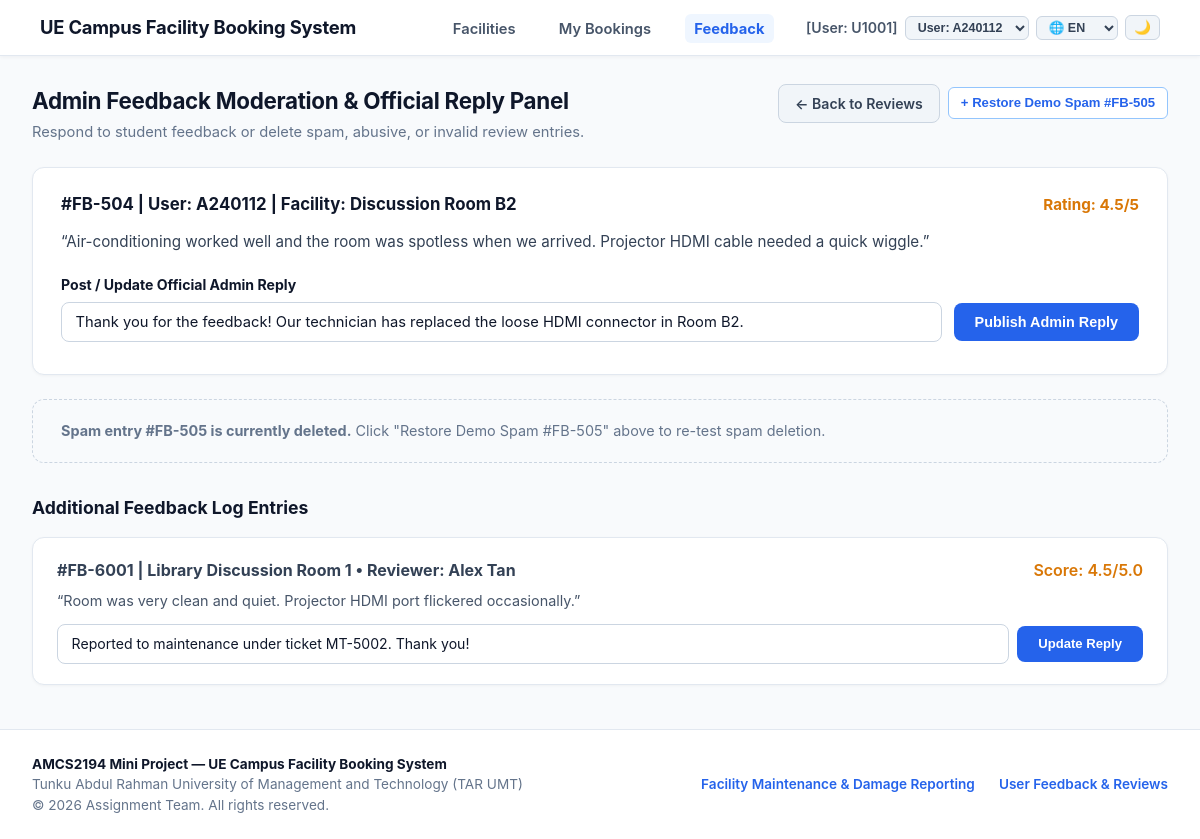
Screenshot of /modules/feedback/edit.php with the database file from the repository.
### tables this page shows
CREATE TABLE `user` (
  `UserID` varchar(10) NOT NULL,
  `FullName` varchar(100) NOT NULL,
  `CampusEmail` varchar(100) NOT NULL,
  `PhoneNo` varchar(15) NOT NULL,
  `UserRole` enum('Student','Staff','Admin','Technician') NOT NULL,
  `AccountStatus` enum('Active','Suspended','Inactive') DEFAULT 'Active',
  `BookingBanUntil` datetime DEFAULT NULL,
  `PasswordHash` varchar(255) NOT NULL
);

CREATE TABLE `feedback` (
  `FeedbackID` varchar(10) NOT NULL,
  `BookingID` varchar(10) NOT NULL,
  `CleanlinessRating` decimal(2,1) NOT NULL CHECK (`CleanlinessRating` between 1.0 and 5.0),
  `ConditionRating` decimal(2,1) NOT NULL CHECK (`ConditionRating` between 1.0 and 5.0),
  `OverallScore` decimal(2,1) NOT NULL,
  `UserComments` text DEFAULT NULL,
  `AdminRemarks` varchar(300) DEFAULT NULL,
  `SubmissionDate` datetime DEFAULT current_timestamp()
);

CREATE TABLE `facility` (
  `FacilityID` varchar(10) NOT NULL,
  `FacilityName` varchar(100) NOT NULL,
  `Category` enum('Sports','Academic') NOT NULL,
  `LocationBlock` varchar(50) NOT NULL,
  `Capacity` int(11) NOT NULL,
  `AvailabilityStatus` enum('Available','Under Maintenance','Closed') DEFAULT 'Available'
);

### modules/feedback/edit.php (the view, shortened to what the rows shown need)
<?php
require_once __DIR__ . '/../../includes/auth.php';
require_once __DIR__ . '/../../services/FeedbackService.php';
$service = new FeedbackService();
$currentUser = AuthService::getCurrentUser();
$isAdmin = AuthService::isAdmin();
$feedbackId = $_GET['id'] ?? '';
$returnTo   = trim((string)($_GET['return_to'] ?? $_POST['return_to'] ?? ''));
$allReviews = $service->getReviews();
$otherReviews = [];
foreach ($allReviews as $r) {
    if ($r['FeedbackID'] === 'FB-504') {
        $review504 = $r;
    } elseif ($r['FeedbackID'] === 'FB-505' || str_contains(strtolower($r['UserComments'] ?? ''), 'spam')) {
        $review505 = $r;
    } else {
        $otherReviews[] = $r;
    }
}
$isStudentEditingOwn = (!$isAdmin && !empty($feedbackId));
$singleReview = !empty($feedbackId) ? $service->getReviewById($feedbackId) : null;
require_once __DIR__ . '/../../includes/header.php';
?>
<?php if ($isStudentEditingOwn && $singleReview): ?>
    <?php
        $backUrl = ($returnTo === 'completed')
            ? 'completed.php'
            : 'index.php?facility_id=' . urlencode($singleReview['FacilityID']);
        $backLabel = ($returnTo === 'completed') ? t('btn_back_completed') : t('btn_back_reviews');
    ?>
    <div class="page-header-row">
        <div>
            <h1 class="page-title"><?= htmlspecialchars(t('edit_fb_title')) ?></h1>
            <p class="page-subtitle">Update your rating and comment for <?= htmlspecialchars($singleReview['FacilityName']) ?>.</p>
        </div>
        <a href="<?= $backUrl ?>" class="btn btn-cancel">
            <?= htmlspecialchars($backLabel) ?>
        </a>
    </div>
    <div class="ui-card" style="max-width: 800px; margin: 0 auto;">
        <div style="background: #f8fafc; border: 1px solid var(--border-color); border-radius: 8px; padding: 1rem 1.25rem; margin-bottom: 1.5rem;">
            <div style="font-size: 0.85rem; color: #64748b; text-transform: uppercase; font-weight: 700; margin-bottom: 0.25rem;">Facility Session Details</div>
            <div style="font-size: 1.1rem; font-weight: 700; color: #0f172a;"><?= htmlspecialchars($singleReview['FacilityName']) ?> (<?= htmlspecialchars($singleReview['FacilityID']) ?>)</div>
            <div style="font-size: 0.9rem; color: #475569;">Date: <?= htmlspecialchars($singleReview['BookingDate']) ?></div>
        </div>
        <form method="POST" action="edit.php?id=<?= urlencode($singleReview['FeedbackID']) ?><?= $returnTo !== '' ? '&return_to=' . urlencode($returnTo) : '' ?>">
            <input type="hidden" name="action" value="update_student_review">
            <input type="hidden" name="FeedbackID" value="<?= htmlspecialchars($singleReview['FeedbackID']) ?>">
            <input type="hidden" name="return_to" value="<?= htmlspecialchars($returnTo) ?>">
            <div class="form-group">
                <label>Facility Star Rating (1.0–5.0, 0.5 steps) *</label>
                <select name="ConditionRating" class="form-select">
                    <?php for ($val = 5.0; $val >= 1.0; $val -= 0.5): ?>
                        <option value="<?= number_format($val, 1) ?>" <?= abs((float)$singleReview['OverallScore'] - $val) < 0.01 ? 'selected' : '' ?>>
                            <?= number_format($val, 1) ?> Stars
                        </option>
                    <?php endfor; ?>
                </select>
            </div>
            <div class="form-group">
                <label for="student_comments">Review Comment *</label>
                <textarea id="student_comments" name="UserComments" rows="4" class="form-control" required minlength="5" maxlength="300"><?= htmlspecialchars($singleReview['UserComments'] ?? '') ?></textarea>
            </div>
            <div style="display: flex; justify-content: flex-end; gap: 0.75rem; margin-top: 1.5rem;">
                <a href="<?= $backUrl ?>" class="btn btn-cancel"><?= htmlspecialchars(t('btn_cancel')) ?></a>
                <button type="submit" class="btn btn-primary-blue"><?= htmlspecialchars(t('btn_save_review')) ?></button>
            </div>
        </form>
    </div>
<?php else: ?>
    <div class="page-header-row">
        <div>
            <h1 class="page-title">Admin Feedback Moderation &amp; Official Reply Panel</h1>
        </div>
    </div>
    <?php if (!empty($otherReviews)): ?>
        <div style="margin-top: 2rem;">
            <?php foreach ($otherReviews as $o): ?>
                <div class="ui-card" style="padding: 1.25rem 1.5rem; margin-bottom: 1rem;">
                    <div style="display: flex; justify-content: space-between; align-items: center; margin-bottom: 0.5rem; flex-wrap: wrap;">
                        <strong>#<?= htmlspecialchars($o['FeedbackID']) ?> | <?= htmlspecialchars($o['FacilityName']) ?> &bull; Reviewer: <?= htmlspecialchars($o['ReviewerName']) ?></strong>
                        <span style="color: #d97706; font-weight: 600;">Score: <?= htmlspecialchars((string)$o['OverallScore']) ?>/5.0</span>
                    </div>
                    <p style="font-size: 0.9rem; color: #475569; margin-bottom: 0.75rem;">&ldquo;<?= htmlspecialchars($o['UserComments'] ?? 'No comment.') ?>&rdquo;</p>
                    <form method="POST" action="edit.php" style="display: flex; gap: 0.5rem; align-items: center;">
                        <input type="text" name="AdminRemarks" value="<?= htmlspecialchars($o['AdminRemarks'] ?? '') ?>" class="form-control" placeholder="Post official admin response..." style="font-size: 0.88rem;">
                        <button type="submit" class="btn btn-primary-blue" style="font-size: 0.82rem; white-space: nowrap;">Update Reply</button>
                    </form>
                </div>
            <?php endforeach; ?>
        </div>
    <?php endif; ?>
<?php endif; ?>
<?php require_once __DIR__ . '/../../includes/footer.php'; ?>

### includes/header.php (shortened to what the rows shown need)
<?php
require_once __DIR__ . '/auth.php';
require_once __DIR__ . '/i18n.php';
$currentUser = AuthService::getCurrentUser();
$scriptName = $_SERVER['SCRIPT_NAME'] ?? '';
$pos = strpos($scriptName, '/UE-Campus-Facility-System');
if ($pos !== false) {
    $baseUrl = '/UE-Campus-Facility-System/';
} else {
    $baseUrl = '/';
}
$isAdmin      = ($currentUser['UserRole'] ?? '') === 'Admin';
$isTechnician = ($currentUser['UserRole'] ?? '') === 'Technician';
?>
<!DOCTYPE html>
<html lang="en">
<head>
    <link rel="stylesheet" href="<?= $baseUrl ?>assets/css/style.css">
</head>
<body>
<header class="navbar-top">
    <div class="nav-container">
        <nav>
            <ul class="nav-links">
                <li style="display: flex; align-items: center; gap: 0.45rem;">
                    <span class="user-badge-text">
                        <?php
                            $rolePrefix = $isAdmin ? 'Admin' : ($isTechnician ? 'Tech' : 'User');
                            echo '[' . $rolePrefix . ': ' . htmlspecialchars($currentUser['UserID']) . ']';
                        ?>
                    </span>
                    <form method="GET" style="margin: 0; display: inline;">
                        <select name="switch_user" onchange="this.form.submit()" class="nav-select-compact" title="Toggle persona for testing">
                        </select>
                    </form>
                    <form method="GET" style="margin: 0; display: inline;">
                        <select name="lang" onchange="this.form.submit()" class="nav-select-compact" title="<?= htmlspecialchars(t('lang_label')) ?>">
                        </select>
                    </form>
                    <button type="button" id="themeToggleBtn" onclick="toggleUeTheme()" class="theme-toggle-btn" title="<?= htmlspecialchars(t('theme_toggle')) ?>">
                    </button>
                </li>
            </ul>
        </nav>
    </div>
</header>
<main class="main-wrapper">

### rows the page displays
user: UserRole "User", UserID "U1001"
feedback: FeedbackID "FB-6001", facility.FacilityName "Library Discussion Room 1", user.FullName "Alex Tan", OverallScore "4.5", UserComments "Room was very clean and quiet. Projector HDMI port flickered occasionally.", AdminRemarks "Reported to maintenance under ticket MT-5002. Thank you!"

### other values shown
t('brand_title') "UE Campus Facility Booking System"
t('nav_facilities') "Facilities"
t('nav_my_bookings') "My Bookings"
t('nav_feedback') "Feedback"
$disp504['FeedbackID'] "FB-504"
$disp504['UserID'] "A240112"
$disp504['FacilityName'] "Discussion Room B2"
$disp504['OverallScore'] "4.5"
$disp504['UserComments'] "Air-conditioning worked well and the room was spotless when we arrived. Projector HDMI cable needed a quick wiggle."
t('footer_maint') "Facility Maintenance & Damage Reporting"
t('footer_fb') "User Feedback & Reviews"
